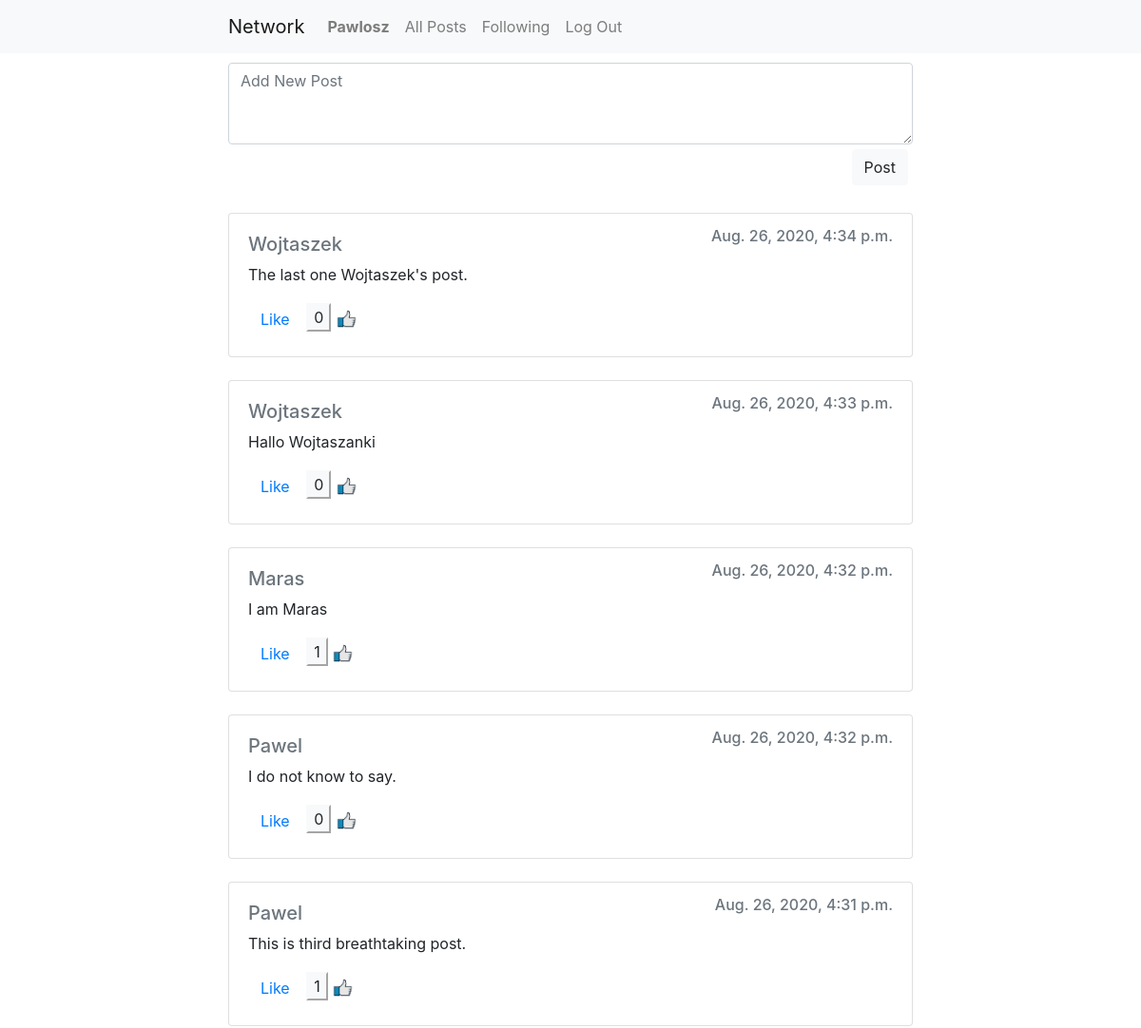
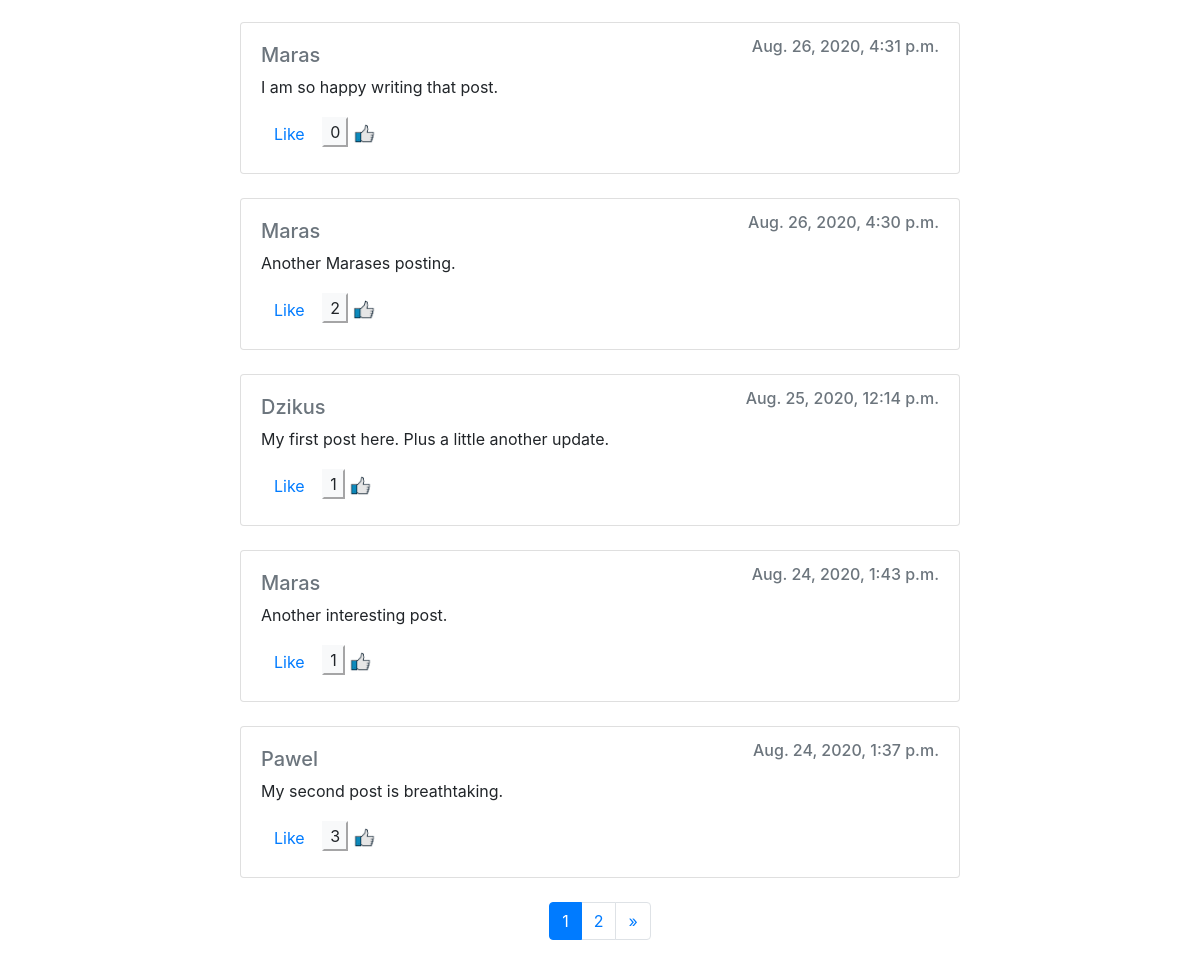
/ (signed in), run on the app's committed database (2 pictures, top to bottom).
### network/models.py (models this page shows, shortened)
class User(AbstractUser):
    follow_users = models.ManyToManyField("network.User", related_name="followers", blank=True)

class Post(models.Model):
    creator = models.ForeignKey("User", on_delete=models.CASCADE, related_name="posts")
    content = models.CharField(max_length=10000)
    timestamp = models.DateTimeField(auto_now_add=True)
    def num_likes(self):
        return self.likes.aggregate(Count('pk'))['pk__count']

### network/views.py (the view)
# urls.py: path("", views.index, name="index"),
def index(request):
    if request.method == "POST":
        content = request.POST["body"]
        post = Post(creator=request.user, content=content)
        post.save()
    posts = Post.objects.order_by("-timestamp").all()
    return render(request, "network/index.html", {
        "page_obj": make_listing(request, posts)
    })

### network/views.py (called while the page is built)
def make_listing(request, posts):
    paginator = Paginator(posts, 10)
    if request.method == "GET":
        page_number = request.GET.get("page")
    else:
        page_number = 1
    page_obj = paginator.get_page(page_number)
    return page_obj

### network/templates/network/index.html (shortened to what this page needs)
{% extends "network/posts_template.html" %}
{% block heading %}
    {% if user.is_authenticated %}
    <form action="{% url 'index' %}" method="post">
        <div id="New-Post">
            <textarea id="New-Post-text" class="form-control" name="body" placeholder="Add New Post" rows="3"></textarea>
        </div>
        <div id="New-Post-submit-button">
            <input type="submit" class="btn btn-light" value="Post">
        </div>
    </form>
    <br/>
    {% endif %}
    <br/><br/>
{% endblock %}

### network/templates/network/posts_template.html (shortened to what this page needs)
{% extends "network/layout.html" %}
{% load static %}
{% block body %}
{% block heading %}
{% endblock %}
        {% for post in page_obj %}
        <div id="post{{ post.id }}" data-creator="{{ post.creator.id }}" class="card">
            <div class="card-body">
                <h6 class="card-subtitle mb-2 text-muted" style="float: right">{{ post.timestamp }}</h6>
                <h5><a class="card-subtitle mb-2 text-muted" href="{% url 'user_view' post.creator.id %}">{{ post.creator }}</a></h5>
                <p id="content{{ post.id }}" class="card-text">{{ post.content }}</p>
                {% if user.is_authenticated %}
                    {% if user.id == post.creator.id %}
                        <button data-post="{{ post.id }}" class="edit btn btn-light" style="float: right">Edit</button>
                    {% else %}
                        <button id="like_button{{ post.id }}" data-post="{{ post.id }}" class="like btn btn-link">
                        Like</button>
                    {% endif %}
                {% endif %}
                <button id="likes{{ post.id }}" class="disabled btn-light">{{ post.num_likes }}</button>
                <img id="like-image" src="{% static 'network/like.jpg' %}">
            </div>
        </div>
        <br/>
    {% endfor %}
    <nav aria-label="...">
        <ul class="pagination justify-content-center">
            <li class="page-item active" aria-current="page">
                <span class="page-link">
                    {{ page_obj.number }}
                </span>
            </li>
            {% if page_obj.has_next %}
            <li class="page-item">
                <a class="page-link" href="?page={{ page_obj.next_page_number }}">{{ page_obj.next_page_number }}</a>
            </li>
            <li class="page-item">
                <a class="page-link" href="?page={{ page_obj.paginator.num_pages }}">&raquo;</a>
            </li>
            {% endif %}
        </ul>
    </nav>
{% endblock %}

### network/templates/network/layout.html (shortened to what this page needs)
{% load static %}
<!DOCTYPE html>
<html lang="en">
    <head>
        <link rel="stylesheet" href="https://stackpath.bootstrapcdn.com/bootstrap/4.4.1/css/bootstrap.min.css">
        <link href="{% static 'network/styles.css' %}" rel="stylesheet">
    </head>
    <body>
        <div id="navbar">
        <nav class="navbar navbar-expand-lg navbar-light bg-light">
            <a class="navbar-brand" href="#">Network</a>
            <div>
              <ul class="navbar-nav mr-auto">
                {% if user.is_authenticated %}
                    <li class="nav-item">
                        <a class="nav-link" href="{% url 'user_view' user.id %}"><strong>{{ user.username }}</strong></a>
                    </li>
                {% endif %}
                <li class="nav-item">
                  <a class="nav-link" href="{% url 'index' %}">All Posts</a>
                </li>
                {% if user.is_authenticated %}
                    <li class="nav-item">
                        <a class="nav-link" href="{% url 'following' %}">Following</a>
                    </li>
                    <li class="nav-item">
                        <a class="nav-link" href="{% url 'logout' %}">Log Out</a>
                    </li>
                {% endif %}
              </ul>
            </div>
          </nav>
        </div>
        <div class="body">
            {% block body %}
            {% endblock %}
        </div>
    </body>
</html>

### network/static/network/styles.css (style rules this page uses)
.navbar { padding-left: 20%; padding-right: 20%; }
.body { padding-top: 10px; padding-left: 20%; padding-right: 20%; }
.disabled { pointer-events: none; cursor: default; }
#New-Post-submit-button { padding: 5px; float: right; }
#like-image { height: 20px; }

### data on the page
User: username "Pawlosz"
Post: timestamp "Aug. 26, 2020, 4:34 p.m.", creator "Wojtaszek", content "The last one Wojtaszek's post.", num_likes "0"
Post: timestamp "Aug. 26, 2020, 4:33 p.m.", creator "Wojtaszek", content "Hallo Wojtaszanki", num_likes "0"
Post: timestamp "Aug. 26, 2020, 4:32 p.m.", creator "Maras", content "I am Maras", num_likes "1"
Post: timestamp "Aug. 26, 2020, 4:32 p.m.", creator "Pawel", content "I do not know to say.", num_likes "0"
Post: timestamp "Aug. 26, 2020, 4:31 p.m.", creator "Pawel", content "This is third breathtaking post.", num_likes "1"
Post: timestamp "Aug. 26, 2020, 4:31 p.m.", creator "Maras", content "I am so happy writing that post.", num_likes "0"
Post: timestamp "Aug. 26, 2020, 4:30 p.m.", creator "Maras", content "Another Marases posting.", num_likes "2"
Post: timestamp "Aug. 25, 2020, 12:14 p.m.", creator "Dzikus", content "My first post here. Plus a little another update.", num_likes "1"
Post: timestamp "Aug. 24, 2020, 1:43 p.m.", creator "Maras", content "Another interesting post.", num_likes "1"
Post: timestamp "Aug. 24, 2020, 1:37 p.m.", creator "Pawel", content "My second post is breathtaking.", num_likes "3"

### other printed values
{{ page_obj.number }} "1"
{{ page_obj.next_page_number }} "2"
